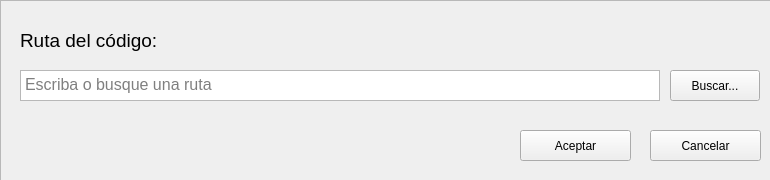
<?xml version="1.0" encoding="UTF-8"?>
<ui version="4.0">
 <class>MainWindow</class>
 <widget class="QMainWindow" name="MainWindow">
  <property name="geometry">
   <rect>
    <x>0</x>
    <y>0</y>
    <width>770</width>
    <height>180</height>
   </rect>
  </property>
  <property name="minimumSize">
   <size>
    <width>770</width>
    <height>180</height>
   </size>
  </property>
  <property name="maximumSize">
   <size>
    <width>770</width>
    <height>180</height>
   </size>
  </property>
  <property name="windowTitle">
   <string>Procesadores de Lenguajes</string>
  </property>
  <property name="windowIcon">
   <iconset>
    <normaloff>../../../../../../../../Pictures/Clase/PDL/0.png</normaloff>../../../../../../../../Pictures/Clase/PDL/0.png</iconset>
  </property>
  <widget class="QWidget" name="centralwidget">
   <widget class="QFrame" name="frame">
    <property name="geometry">
     <rect>
      <x>0</x>
      <y>0</y>
      <width>771</width>
      <height>181</height>
     </rect>
    </property>
    <property name="font">
     <font>
      <stylestrategy>PreferDefault</stylestrategy>
     </font>
    </property>
    <property name="toolTip">
     <string notr="true"/>
    </property>
    <property name="layoutDirection">
     <enum>Qt::LeftToRight</enum>
    </property>
    <property name="autoFillBackground">
     <bool>false</bool>
    </property>
    <property name="frameShape">
     <enum>QFrame::StyledPanel</enum>
    </property>
    <property name="frameShadow">
     <enum>QFrame::Raised</enum>
    </property>
    <widget class="QLabel" name="QRuta">
     <property name="geometry">
      <rect>
       <x>20</x>
       <y>20</y>
       <width>151</width>
       <height>40</height>
      </rect>
     </property>
     <property name="font">
      <font>
       <pointsize>14</pointsize>
      </font>
     </property>
     <property name="layoutDirection">
      <enum>Qt::LeftToRight</enum>
     </property>
     <property name="frameShape">
      <enum>QFrame::NoFrame</enum>
     </property>
     <property name="frameShadow">
      <enum>QFrame::Plain</enum>
     </property>
     <property name="text">
      <string>Ruta del código:</string>
     </property>
     <property name="alignment">
      <set>Qt::AlignLeading|Qt::AlignLeft|Qt::AlignVCenter</set>
     </property>
    </widget>
    <widget class="QPushButton" name="BAceptar">
     <property name="geometry">
      <rect>
       <x>520</x>
       <y>130</y>
       <width>111</width>
       <height>31</height>
      </rect>
     </property>
     <property name="text">
      <string>Aceptar</string>
     </property>
    </widget>
    <widget class="QPushButton" name="BBuscar">
     <property name="geometry">
      <rect>
       <x>670</x>
       <y>70</y>
       <width>90</width>
       <height>31</height>
      </rect>
     </property>
     <property name="text">
      <string>Buscar...</string>
     </property>
    </widget>
    <widget class="QPushButton" name="BCancelar">
     <property name="geometry">
      <rect>
       <x>650</x>
       <y>130</y>
       <width>111</width>
       <height>31</height>
      </rect>
     </property>
     <property name="text">
      <string>Cancelar</string>
     </property>
    </widget>
    <widget class="QPlainTextEdit" name="textEdit">
     <property name="geometry">
      <rect>
       <x>20</x>
       <y>70</y>
       <width>640</width>
       <height>31</height>
      </rect>
     </property>
     <property name="minimumSize">
      <size>
       <width>640</width>
       <height>10</height>
      </size>
     </property>
     <property name="maximumSize">
      <size>
       <width>640</width>
       <height>40</height>
      </size>
     </property>
     <property name="font">
      <font>
       <pointsize>12</pointsize>
      </font>
     </property>
     <property name="placeholderText">
      <string>Escriba o busque una ruta</string>
     </property>
    </widget>
   </widget>
  </widget>
 </widget>
 <resources/>
 <connections/>
</ui>
